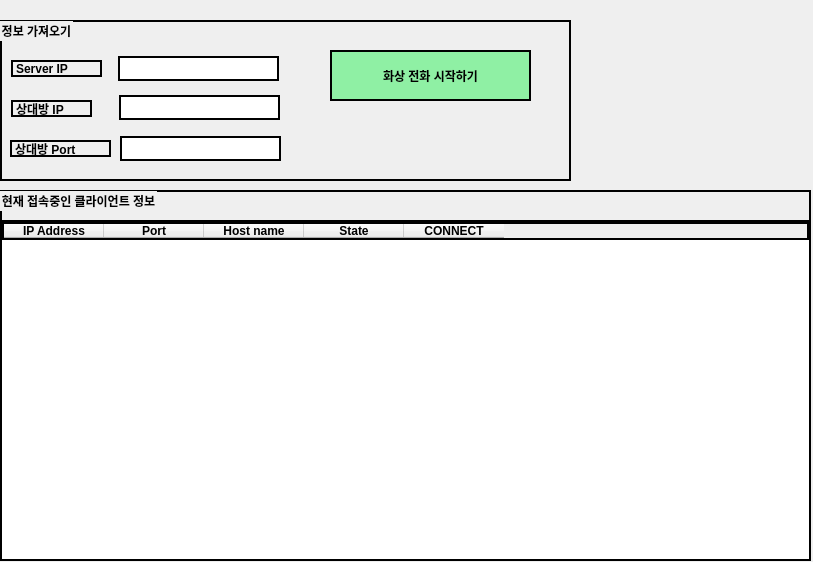
<?xml version="1.0" encoding="UTF-8"?>
<ui version="4.0">
 <class>Dialog</class>
 <widget class="QDialog" name="Dialog">
  <property name="geometry">
   <rect>
    <x>0</x>
    <y>0</y>
    <width>813</width>
    <height>562</height>
   </rect>
  </property>
  <property name="windowTitle">
   <string>Dialog</string>
  </property>
  <property name="sizeGripEnabled">
   <bool>false</bool>
  </property>
  <widget class="QGroupBox" name="groupBox">
   <property name="geometry">
    <rect>
     <x>0</x>
     <y>190</y>
     <width>811</width>
     <height>371</height>
    </rect>
   </property>
   <property name="styleSheet">
    <string notr="true">font: 13pt &quot;Ubuntu&quot;;
color: rgb(0, 0, 0);
border: 2px solid black;
font-weight: bold;
</string>
   </property>
   <property name="title">
    <string>현재 접속중인 클라이언트 정보</string>
   </property>
   <widget class="QTableWidget" name="tableWidget">
    <property name="geometry">
     <rect>
      <x>0</x>
      <y>30</y>
      <width>811</width>
      <height>341</height>
     </rect>
    </property>
    <column>
     <property name="text">
      <string>IP Address</string>
     </property>
    </column>
    <column>
     <property name="text">
      <string>Port</string>
     </property>
    </column>
    <column>
     <property name="text">
      <string>Host name</string>
     </property>
    </column>
    <column>
     <property name="text">
      <string>State</string>
     </property>
    </column>
    <column>
     <property name="text">
      <string>CONNECT</string>
     </property>
    </column>
   </widget>
   <widget class="QLabel" name="back">
    <property name="geometry">
     <rect>
      <x>0</x>
      <y>30</y>
      <width>1021</width>
      <height>261</height>
     </rect>
    </property>
    <property name="text">
     <string/>
    </property>
   </widget>
   <zorder>back</zorder>
   <zorder>tableWidget</zorder>
  </widget>
  <widget class="QGroupBox" name="groupBox_2">
   <property name="geometry">
    <rect>
     <x>0</x>
     <y>20</y>
     <width>571</width>
     <height>161</height>
    </rect>
   </property>
   <property name="styleSheet">
    <string notr="true">font: 13pt &quot;Ubuntu&quot;;
color: rgb(0, 0, 0);
border: 2px solid black;
font-weight: bold;
</string>
   </property>
   <property name="title">
    <string>정보 가져오기</string>
   </property>
   <widget class="QLabel" name="label">
    <property name="geometry">
     <rect>
      <x>11</x>
      <y>40</y>
      <width>91</width>
      <height>17</height>
     </rect>
    </property>
    <property name="text">
     <string>Server IP</string>
    </property>
   </widget>
   <widget class="QLineEdit" name="serverip">
    <property name="geometry">
     <rect>
      <x>118</x>
      <y>36</y>
      <width>161</width>
      <height>25</height>
     </rect>
    </property>
    <property name="readOnly">
     <bool>true</bool>
    </property>
   </widget>
   <widget class="QLabel" name="label_2">
    <property name="geometry">
     <rect>
      <x>11</x>
      <y>80</y>
      <width>81</width>
      <height>17</height>
     </rect>
    </property>
    <property name="text">
     <string>상대방 IP</string>
    </property>
   </widget>
   <widget class="QLineEdit" name="clientip">
    <property name="geometry">
     <rect>
      <x>119</x>
      <y>75</y>
      <width>161</width>
      <height>25</height>
     </rect>
    </property>
    <property name="readOnly">
     <bool>true</bool>
    </property>
   </widget>
   <widget class="QPushButton" name="callButton">
    <property name="geometry">
     <rect>
      <x>330</x>
      <y>30</y>
      <width>201</width>
      <height>51</height>
     </rect>
    </property>
    <property name="styleSheet">
     <string notr="true">background-color: rgb(143, 240, 164);</string>
    </property>
    <property name="text">
     <string>화상 전화 시작하기</string>
    </property>
   </widget>
   <widget class="QLineEdit" name="clientport">
    <property name="geometry">
     <rect>
      <x>120</x>
      <y>116</y>
      <width>161</width>
      <height>25</height>
     </rect>
    </property>
    <property name="readOnly">
     <bool>true</bool>
    </property>
   </widget>
   <widget class="QLabel" name="label_3">
    <property name="geometry">
     <rect>
      <x>10</x>
      <y>120</y>
      <width>101</width>
      <height>17</height>
     </rect>
    </property>
    <property name="text">
     <string>상대방 Port</string>
    </property>
   </widget>
  </widget>
 </widget>
 <resources/>
 <connections/>
</ui>
